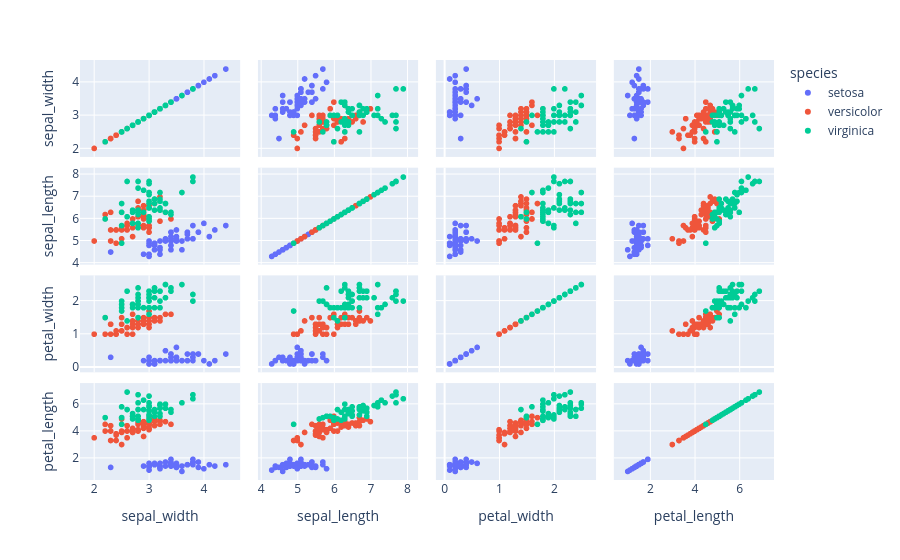

This figure's notebook cell:
### Code cell
df = px.data.iris()
fig = px.scatter_matrix(df, dimensions=["sepal_width", "sepal_length", "petal_width", "petal_length"], color="species")
fig.show()

### Figure 1 — Plotly figure (JSON) as saved in the notebook; plotly's stock layout.template omitted (floating-point values rounded to 4 significant figures)
{"data": [{"dimensions": [{"axis": {"matches": true}, "label": "sepal_width", "values": [3.5, 3, 3.2, 3.1, 3.6, 3.9, 3.4, 3.4, 2.9, 3.1, 3.7, 3.4, 3, 3, 4, 4.4, 3.9, 3.5, 3.8, 3.8, 3.4, 3.7, 3.6, 3.3, 3.4, 3, 3.4, 3.5, 3.4, 3.2, 3.1, 3.4, 4.1, 4.2, 3.1, 3.2, 3.5, 3.1, 3, 3.4, 3.5, 2.3, 3.2, 3.5, 3.8, 3, 3.8, 3.2, 3.7, 3.3]}, {"axis": {"matches": true}, "label": "sepal_length", "values": [5.1, 4.9, 4.7, 4.6, 5, 5.4, 4.6, 5, 4.4, 4.9, 5.4, 4.8, 4.8, 4.3, 5.8, 5.7, 5.4, 5.1, 5.7, 5.1, 5.4, 5.1, 4.6, 5.1, 4.8, 5, 5, 5.2, 5.2, 4.7, 4.8, 5.4, 5.2, 5.5, 4.9, 5, 5.5, 4.9, 4.4, 5.1, 5, 4.5, 4.4, 5, 5.1, 4.8, 5.1, 4.6, 5.3, 5]}, {"axis": {"matches": true}, "label": "petal_width", "values": [0.2, 0.2, 0.2, 0.2, 0.2, 0.4, 0.3, 0.2, 0.2, 0.1, 0.2, 0.2, 0.1, 0.1, 0.2, 0.4, 0.4, 0.3, 0.3, 0.3, 0.2, 0.4, 0.2, 0.5, 0.2, 0.2, 0.4, 0.2, 0.2, 0.2, 0.2, 0.4, 0.1, 0.2, 0.1, 0.2, 0.2, 0.1, 0.2, 0.2, 0.3, 0.3, 0.2, 0.6, 0.4, 0.3, 0.2, 0.2, 0.2, 0.2]}, {"axis": {"matches": true}, "label": "petal_length", "values": [1.4, 1.4, 1.3, 1.5, 1.4, 1.7, 1.4, 1.5, 1.4, 1.5, 1.5, 1.6, 1.4, 1.1, 1.2, 1.5, 1.3, 1.4, 1.7, 1.5, 1.7, 1.5, 1, 1.7, 1.9, 1.6, 1.6, 1.5, 1.4, 1.6, 1.6, 1.5, 1.5, 1.4, 1.5, 1.2, 1.3, 1.5, 1.3, 1.5, 1.3, 1.3, 1.3, 1.6, 1.9, 1.4, 1.6, 1.4, 1.5, 1.4]}], "hovertemplate": "species=setosa<br>%{xaxis.title.text}=%{x}<br>%{yaxis.title.text}=%{y}<extra></extra>", "legendgroup": "setosa", "marker": {"color": "#636efa", "symbol": "circle"}, "name": "setosa", "showlegend": true, "type": "splom"}, {"dimensions": [{"axis": {"matches": true}, "label": "sepal_width", "values": [3.2, 3.2, 3.1, 2.3, 2.8, 2.8, 3.3, 2.4, 2.9, 2.7, 2, 3, 2.2, 2.9, 2.9, 3.1, 3, 2.7, 2.2, 2.5, 3.2, 2.8, 2.5, 2.8, 2.9, 3, 2.8, 3, 2.9, 2.6, 2.4, 2.4, 2.7, 2.7, 3, 3.4, 3.1, 2.3, 3, 2.5, 2.6, 3, 2.6, 2.3, 2.7, 3, 2.9, 2.9, 2.5, 2.8]}, {"axis": {"matches": true}, "label": "sepal_length", "values": [7, 6.4, 6.9, 5.5, 6.5, 5.7, 6.3, 4.9, 6.6, 5.2, 5, 5.9, 6, 6.1, 5.6, 6.7, 5.6, 5.8, 6.2, 5.6, 5.9, 6.1, 6.3, 6.1, 6.4, 6.6, 6.8, 6.7, 6, 5.7, 5.5, 5.5, 5.8, 6, 5.4, 6, 6.7, 6.3, 5.6, 5.5, 5.5, 6.1, 5.8, 5, 5.6, 5.7, 5.7, 6.2, 5.1, 5.7]}, {"axis": {"matches": true}, "label": "petal_width", "values": [1.4, 1.5, 1.5, 1.3, 1.5, 1.3, 1.6, 1, 1.3, 1.4, 1, 1.5, 1, 1.4, 1.3, 1.4, 1.5, 1, 1.5, 1.1, 1.8, 1.3, 1.5, 1.2, 1.3, 1.4, 1.4, 1.7, 1.5, 1, 1.1, 1, 1.2, 1.6, 1.5, 1.6, 1.5, 1.3, 1.3, 1.3, 1.2, 1.4, 1.2, 1, 1.3, 1.2, 1.3, 1.3, 1.1, 1.3]}, {"axis": {"matches": true}, "label": "petal_length", "values": [4.7, 4.5, 4.9, 4, 4.6, 4.5, 4.7, 3.3, 4.6, 3.9, 3.5, 4.2, 4, 4.7, 3.6, 4.4, 4.5, 4.1, 4.5, 3.9, 4.8, 4, 4.9, 4.7, 4.3, 4.4, 4.8, 5, 4.5, 3.5, 3.8, 3.7, 3.9, 5.1, 4.5, 4.5, 4.7, 4.4, 4.1, 4, 4.4, 4.6, 4, 3.3, 4.2, 4.2, 4.2, 4.3, 3, 4.1]}], "hovertemplate": "species=versicolor<br>%{xaxis.title.text}=%{x}<br>%{yaxis.title.text}=%{y}<extra></extra>", "legendgroup": "versicolor", "marker": {"color": "#EF553B", "symbol": "circle"}, "name": "versicolor", "showlegend": true, "type": "splom"}, {"dimensions": [{"axis": {"matches": true}, "label": "sepal_width", "values": [3.3, 2.7, 3, 2.9, 3, 3, 2.5, 2.9, 2.5, 3.6, 3.2, 2.7, 3, 2.5, 2.8, 3.2, 3, 3.8, 2.6, 2.2, 3.2, 2.8, 2.8, 2.7, 3.3, 3.2, 2.8, 3, 2.8, 3, 2.8, 3.8, 2.8, 2.8, 2.6, 3, 3.4, 3.1, 3, 3.1, 3.1, 3.1, 2.7, 3.2, 3.3, 3, 2.5, 3, 3.4, 3]}, {"axis": {"matches": true}, "label": "sepal_length", "values": [6.3, 5.8, 7.1, 6.3, 6.5, 7.6, 4.9, 7.3, 6.7, 7.2, 6.5, 6.4, 6.8, 5.7, 5.8, 6.4, 6.5, 7.7, 7.7, 6, 6.9, 5.6, 7.7, 6.3, 6.7, 7.2, 6.2, 6.1, 6.4, 7.2, 7.4, 7.9, 6.4, 6.3, 6.1, 7.7, 6.3, 6.4, 6, 6.9, 6.7, 6.9, 5.8, 6.8, 6.7, 6.7, 6.3, 6.5, 6.2, 5.9]}, {"axis": {"matches": true}, "label": "petal_width", "values": [2.5, 1.9, 2.1, 1.8, 2.2, 2.1, 1.7, 1.8, 1.8, 2.5, 2, 1.9, 2.1, 2, 2.4, 2.3, 1.8, 2.2, 2.3, 1.5, 2.3, 2, 2, 1.8, 2.1, 1.8, 1.8, 1.8, 2.1, 1.6, 1.9, 2, 2.2, 1.5, 1.4, 2.3, 2.4, 1.8, 1.8, 2.1, 2.4, 2.3, 1.9, 2.3, 2.5, 2.3, 1.9, 2, 2.3, 1.8]}, {"axis": {"matches": true}, "label": "petal_length", "values": [6, 5.1, 5.9, 5.6, 5.8, 6.6, 4.5, 6.3, 5.8, 6.1, 5.1, 5.3, 5.5, 5, 5.1, 5.3, 5.5, 6.7, 6.9, 5, 5.7, 4.9, 6.7, 4.9, 5.7, 6, 4.8, 4.9, 5.6, 5.8, 6.1, 6.4, 5.6, 5.1, 5.6, 6.1, 5.6, 5.5, 4.8, 5.4, 5.6, 5.1, 5.1, 5.9, 5.7, 5.2, 5, 5.2, 5.4, 5.1]}], "hovertemplate": "species=virginica<br>%{xaxis.title.text}=%{x}<br>%{yaxis.title.text}=%{y}<extra></extra>", "legendgroup": "virginica", "marker": {"color": "#00cc96", "symbol": "circle"}, "name": "virginica", "showlegend": true, "type": "splom"}], "layout": {"dragmode": "select", "legend": {"title": {"text": "species"}, "tracegroupgap": 0}, "margin": {"t": 60}}}
